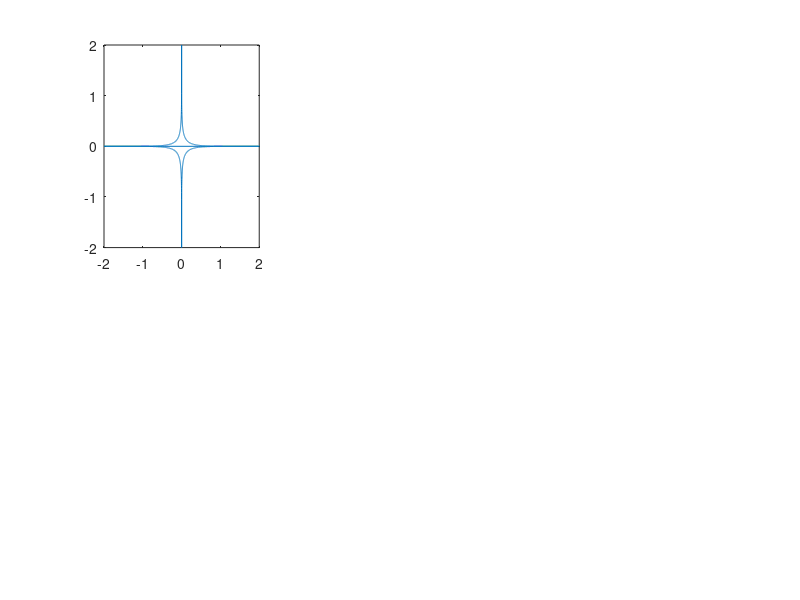

This figure's MATLAB source: (Note: this script raises an error after producing the figure.)
% Valore a piacere per r
r=2;
% Sequenza di valori di k richiesti dal testo dell'esercizio
kk=[0.25 0.5 1 2 4 10];
% Le coordinate x vanno da -r ad r
x=(-r:0.001:r)';

for j=1:length(kk)
    subplot(2,3,j)
    k=kk(j);
    % Trova la coordinata y dell'equazione |x|^k+|y|^k=r^k
    y=(r^k-abs(x).^k).^(1/k);
    % plot(x,y)

    plot([x;x],[y;-y])
    % Vengono aggiunti gli assi cartesiani
    xline(0)
    yline(0)
    % Viene fissato il limite min e max per l'asse x
    xlim([-r*1.1 r*1.1])
    % Il valore di k utilizzato viene inserito nel titolo
    title(['k=' num2str(k)])
    % Stessa scala per i due assi
    axis equal
end
% print -depsc figs\minkcontour.eps;

%% NON NEL LIBRO
% Ad ogni pannello si aggiunge la circonferenza di raggio r
% Valore a piacere per r
r=2;
% Sequenza di valori di k richiesti dal testo dell'esercizio
kk=[0.25 0.5 1 2 4 10];
% Le coordinate x vanno da -r ad r
x=(-r:0.001:r)';

for j=1:length(kk)
    subplot(2,3,j)
    k=kk(j);
    % Trova la coordinata y dell'equazione |x|^k+|y|^k=r^k
    y=(r^k-abs(x).^k).^(1/k);
    % plot(x,y)

    plot([x;x],[y;-y])
    % Vengono aggiunti gli assi cartesiani
    xline(0)
    yline(0)
    % Viene fissato il limite min e max per l'asse x
    xlim([-r*1.1 r*1.1])
    % Il valore di k utilizzato viene inserito nel titolo
    title(['k=' num2str(k)])
    % Stessa scala per i due assi
    axis equal
    % viene aggiunta la circonferenza di raggio r
    hold on
    k=2;
    y=(r^k-abs(x).^k).^(1/k);
    plot([x;x],[y;-y])

end




%%  Distanza euclidea in funzione dei vettori elementari

X = [1.2 2.1; 3.4 5.1; 1.9 2.2; 4.1 2.3; 4.2 2.9];
n=size(X,1);
k=2;

D=squareform(pdist(X,'minkowski',k));
nomirighe=string(('A':'E')');
% L'array D viene trasformato in table
Dtable=array2table(D,"RowNames",nomirighe,"VariableNames",nomirighe);
disp(Dtable)

ei=zeros(5,1);
ei(1)=1;
ej=zeros(5,1);
ej(2)=1;

dist12=((ei-ej)'*(X*X')^(k/2)*(ei-ej))^(1/k);
% dist12 è quello all'elemento 1,2 delle table Dtable
disp(dist12)

